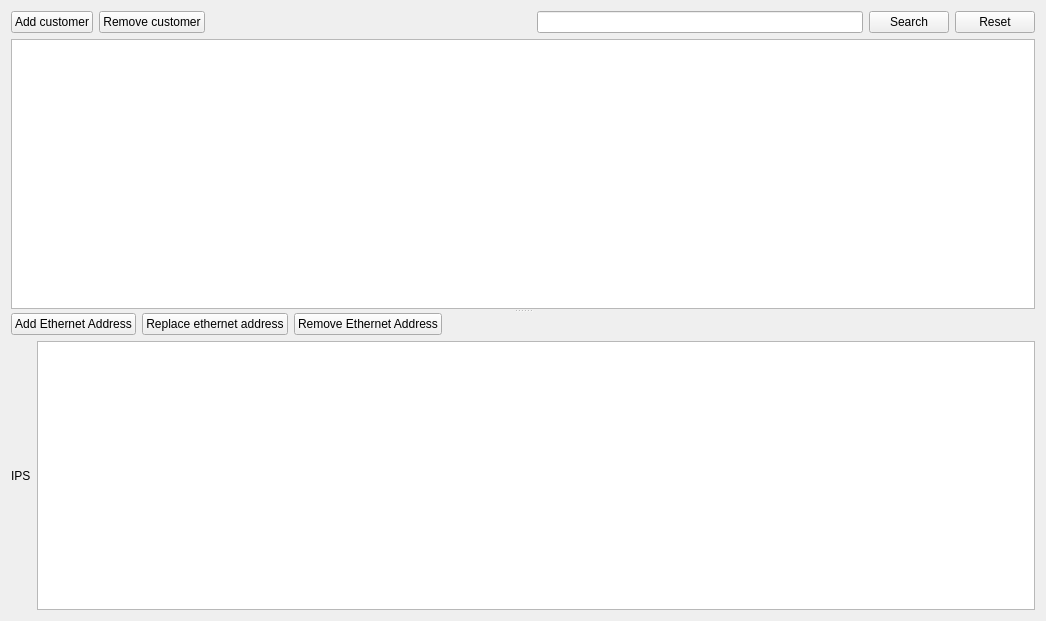
<?xml version="1.0" encoding="UTF-8"?>
<ui version="4.0">
 <class>PaneSettingsCustomers</class>
 <widget class="QWidget" name="PaneSettingsCustomers">
  <property name="geometry">
   <rect>
    <x>0</x>
    <y>0</y>
    <width>1046</width>
    <height>621</height>
   </rect>
  </property>
  <property name="windowTitle">
   <string>Customers</string>
  </property>
  <layout class="QVBoxLayout" name="verticalLayout_3">
   <item>
    <widget class="QSplitter" name="splitter">
     <property name="orientation">
      <enum>Qt::Vertical</enum>
     </property>
     <widget class="QWidget" name="layoutWidget">
      <layout class="QVBoxLayout" name="verticalLayout_2">
       <item>
        <layout class="QHBoxLayout" name="horizontalLayout">
         <item>
          <widget class="QPushButton" name="buttonAddCustomer">
           <property name="text">
            <string>Add customer</string>
           </property>
          </widget>
         </item>
         <item>
          <widget class="QPushButton" name="buttonRemoveCustomer">
           <property name="text">
            <string>Remove customer</string>
           </property>
          </widget>
         </item>
         <item>
          <spacer name="horizontalSpacer">
           <property name="orientation">
            <enum>Qt::Horizontal</enum>
           </property>
           <property name="sizeHint" stdset="0">
            <size>
             <width>40</width>
             <height>20</height>
            </size>
           </property>
          </spacer>
         </item>
         <item>
          <widget class="QLineEdit" name="lineEditFilter"/>
         </item>
         <item>
          <widget class="QPushButton" name="buttonSearch">
           <property name="text">
            <string>Search</string>
           </property>
          </widget>
         </item>
         <item>
          <widget class="QPushButton" name="buttonSearchReset">
           <property name="text">
            <string>Reset</string>
           </property>
          </widget>
         </item>
        </layout>
       </item>
       <item>
        <widget class="QTableView" name="tableViewCustomers">
         <attribute name="horizontalHeaderStretchLastSection">
          <bool>true</bool>
         </attribute>
        </widget>
       </item>
      </layout>
     </widget>
     <widget class="QWidget" name="layoutWidget">
      <layout class="QVBoxLayout" name="verticalLayout">
       <item>
        <layout class="QHBoxLayout" name="horizontalLayout_4">
         <item>
          <widget class="QPushButton" name="buttonAddEthAddress">
           <property name="text">
            <string>Add Ethernet Address</string>
           </property>
          </widget>
         </item>
         <item>
          <widget class="QPushButton" name="buttonReplaceEthernetAddress">
           <property name="text">
            <string>Replace ethernet address</string>
           </property>
          </widget>
         </item>
         <item>
          <widget class="QPushButton" name="buttonRemoveEthAddress">
           <property name="text">
            <string>Remove Ethernet Address</string>
           </property>
          </widget>
         </item>
         <item>
          <spacer name="horizontalSpacer_3">
           <property name="orientation">
            <enum>Qt::Horizontal</enum>
           </property>
           <property name="sizeHint" stdset="0">
            <size>
             <width>40</width>
             <height>20</height>
            </size>
           </property>
          </spacer>
         </item>
        </layout>
       </item>
       <item>
        <layout class="QHBoxLayout" name="horizontalLayout_3">
         <item>
          <widget class="QLabel" name="label">
           <property name="text">
            <string>IPS</string>
           </property>
          </widget>
         </item>
         <item>
          <widget class="QListView" name="listViewIps"/>
         </item>
        </layout>
       </item>
      </layout>
     </widget>
    </widget>
   </item>
  </layout>
 </widget>
 <resources/>
 <connections/>
</ui>
